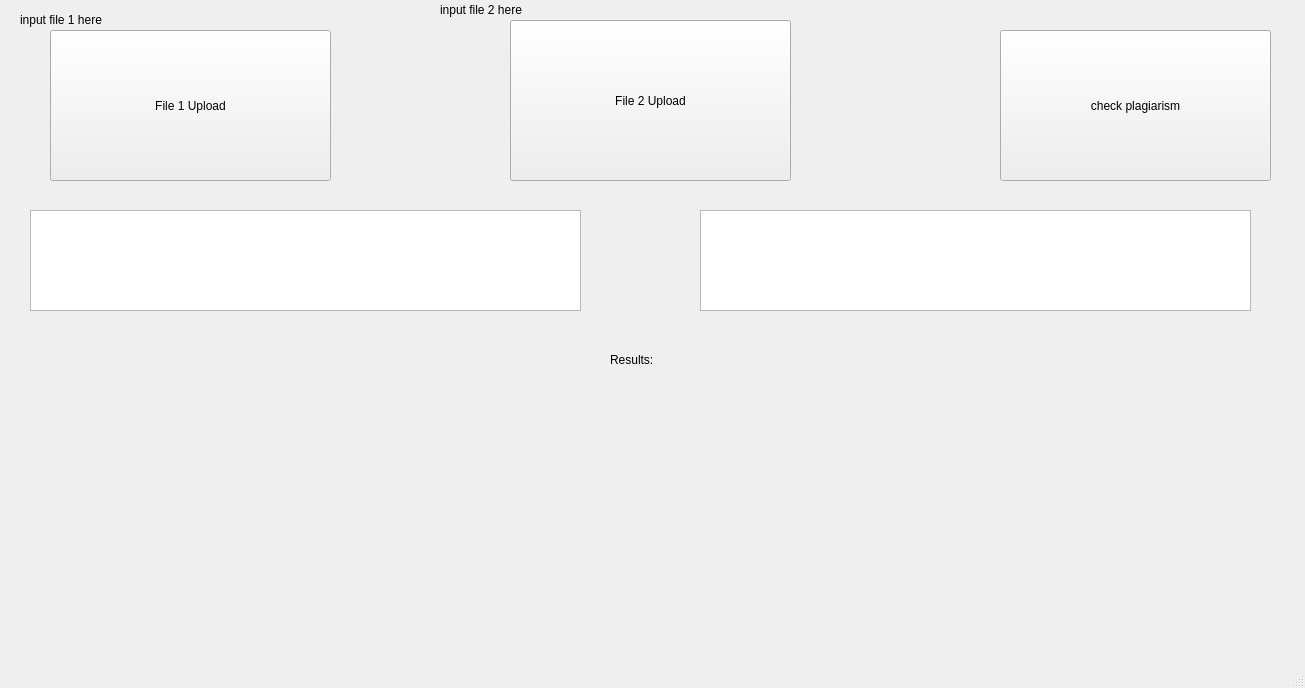
<?xml version="1.0" encoding="UTF-8"?>
<ui version="4.0">
 <class>MainWindow</class>
 <widget class="QMainWindow" name="MainWindow">
  <property name="geometry">
   <rect>
    <x>0</x>
    <y>0</y>
    <width>1305</width>
    <height>688</height>
   </rect>
  </property>
  <property name="windowTitle">
   <string>MainWindow</string>
  </property>
  <widget class="QWidget" name="centralwidget">
   <widget class="QPushButton" name="pushButton">
    <property name="geometry">
     <rect>
      <x>50</x>
      <y>30</y>
      <width>281</width>
      <height>151</height>
     </rect>
    </property>
    <property name="text">
     <string>File 1 Upload</string>
    </property>
   </widget>
   <widget class="QPushButton" name="pushButton_2">
    <property name="geometry">
     <rect>
      <x>510</x>
      <y>20</y>
      <width>281</width>
      <height>161</height>
     </rect>
    </property>
    <property name="text">
     <string>File 2 Upload</string>
    </property>
   </widget>
   <widget class="QPushButton" name="pushButton_3">
    <property name="geometry">
     <rect>
      <x>1000</x>
      <y>30</y>
      <width>271</width>
      <height>151</height>
     </rect>
    </property>
    <property name="text">
     <string>check plagiarism</string>
    </property>
   </widget>
   <widget class="QLabel" name="label">
    <property name="geometry">
     <rect>
      <x>50</x>
      <y>270</y>
      <width>41</width>
      <height>261</height>
     </rect>
    </property>
    <property name="text">
     <string/>
    </property>
   </widget>
   <widget class="QLabel" name="label_2">
    <property name="geometry">
     <rect>
      <x>20</x>
      <y>10</y>
      <width>131</width>
      <height>20</height>
     </rect>
    </property>
    <property name="text">
     <string>input file 1 here</string>
    </property>
   </widget>
   <widget class="QLabel" name="label_3">
    <property name="geometry">
     <rect>
      <x>440</x>
      <y>0</y>
      <width>131</width>
      <height>20</height>
     </rect>
    </property>
    <property name="text">
     <string>input file 2 here</string>
    </property>
   </widget>
   <widget class="QLabel" name="label_4">
    <property name="geometry">
     <rect>
      <x>610</x>
      <y>350</y>
      <width>63</width>
      <height>20</height>
     </rect>
    </property>
    <property name="text">
     <string>Results:</string>
    </property>
   </widget>
   <widget class="QLabel" name="label_5">
    <property name="geometry">
     <rect>
      <x>391</x>
      <y>290</y>
      <width>20</width>
      <height>31</height>
     </rect>
    </property>
    <property name="text">
     <string/>
    </property>
   </widget>
   <widget class="QTextEdit" name="textEdit">
    <property name="geometry">
     <rect>
      <x>30</x>
      <y>210</y>
      <width>551</width>
      <height>101</height>
     </rect>
    </property>
   </widget>
   <widget class="QTextEdit" name="textEdit_2">
    <property name="geometry">
     <rect>
      <x>700</x>
      <y>210</y>
      <width>551</width>
      <height>101</height>
     </rect>
    </property>
   </widget>
   <widget class="QLabel" name="label_6">
    <property name="geometry">
     <rect>
      <x>380</x>
      <y>420</y>
      <width>331</width>
      <height>191</height>
     </rect>
    </property>
    <property name="text">
     <string/>
    </property>
   </widget>
  </widget>
  <widget class="QMenuBar" name="menubar">
   <property name="geometry">
    <rect>
     <x>0</x>
     <y>0</y>
     <width>1305</width>
     <height>26</height>
    </rect>
   </property>
  </widget>
  <widget class="QStatusBar" name="statusbar"/>
 </widget>
 <resources/>
 <connections/>
</ui>
